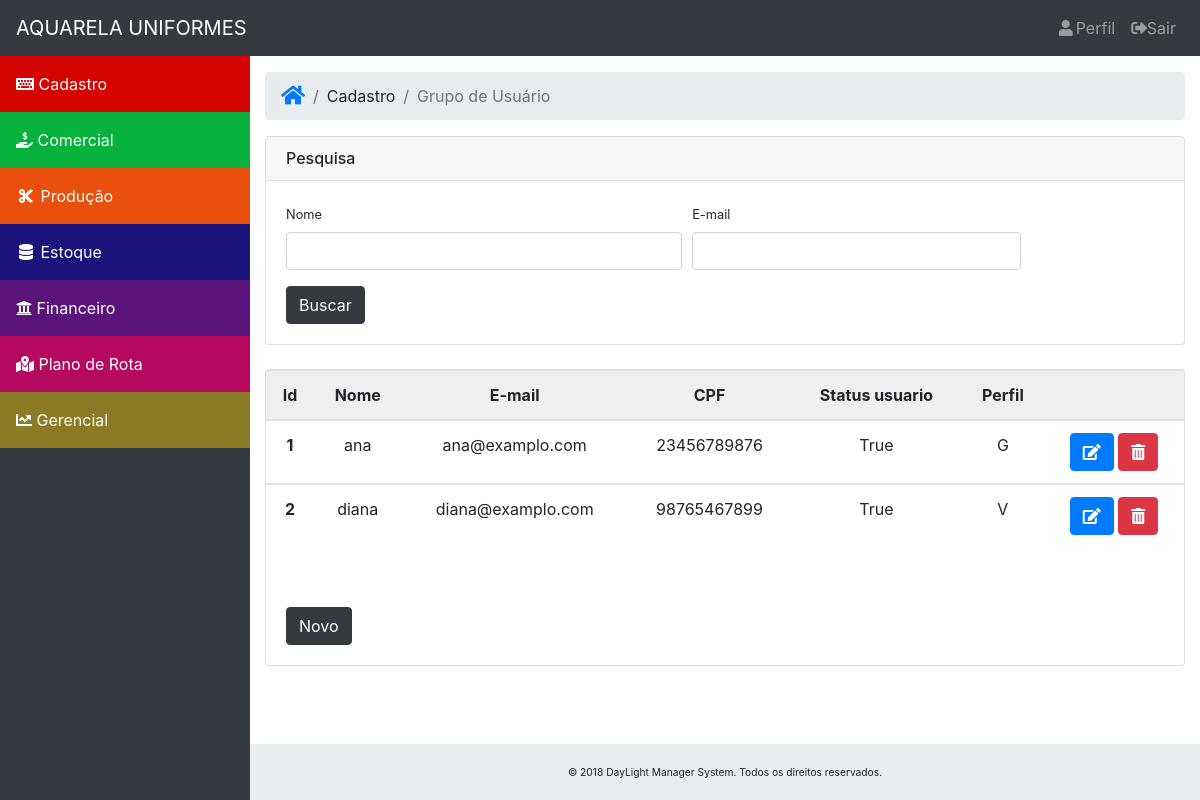
The page /grupo/grupoUsuario/ on the database its author committed.
### core/models/usuario.py (models this page shows, shortened)
class Usuario(AbstractBaseUser, PermissionsMixin):
    nome = models.CharField('Nome', max_length=50, null=False, blank=False)
    email = models.EmailField('E-mail', max_length=100, unique=True, null=False, blank=False)
    cpf = models.CharField('CPF', max_length=11, unique=True, null=False, blank=False)
    dt_nascimento = models.DateField('Data de Nascimento', max_length=10, null=True, blank=True)
    telefone = models.CharField('Telefone', max_length=11)
    perfil = models.CharField('Perfil', choices=PERFIL_CHOICES, max_length=1, null=False, blank=False)
    status_user = models.BooleanField("Ativo", default=True)
    is_staff = models.BooleanField(default=False)
    USERNAME_FIELD = 'email'
    objects = UsuarioManager()

### core/views/lista.py (the view)
# urls.py: path('grupo/grupoUsuario/', list_usuario, name='list_usuario'),
def list_usuario(request):
    lista_usuario = Usuario.objects.filter(nome__contains='ana')
    return render(request, "grupo/grupoUsuario.html", { 'lista_usuario' : lista_usuario })

### core/templates/grupo/grupoUsuario.html (shortened to what this page needs)
{% extends 'base.html' %}
{% load static %}
{% block main %}
<ol class="breadcrumb">
    <li class="breadcrumb-item"><a href="/"><i class="fa fa-home fa-lg"></i></a></li>
    <li class="breadcrumb-item">Cadastro</li>
    <li class="breadcrumb-item active">Grupo de Usuário</li>
</ol>
<div class="row">
    <div class="col-sm-12">
        <div class="card">
            <h6 class="card-header">Pesquisa</h6>
            <div class="card-body">
                <div class="row">
                    <div class="col-11">
                        <form method="POST" action="{% url 'list_usuario' %}" autofocus>
                            <div class="form-row">
                                <div class="col-6">
                                    <div class="form-group">
                                        <label class="small">Nome</label>
                                        <input class="form-control small" type="text" id="name-input">
                                    </div>
                                </div>
                                <div class="col-5">
                                    <div class="form-group">
                                        <label class="small">E-mail</label>
                                        <input class="form-control small" type="email" id="email-input">
                                    </div>
                                </div>
                            </div>
                            <div class="pull-right">
                                <input class="btn btn-dark btn-md" type="submit" value="Buscar" />
                            </div>
                        </form>
                    </div>
                </div>
            </div>
        </div>
    </div>
</div>
<br />
<div class="row">
    <div class="col-sm-12">
        <div class="card">
            <table class="table table-hover text-center">
                <thead class="card-header">
                    <tr class="card-header">
                        <th scope="col">Id</th>
                        <th scope="col">Nome</th>
                        <th scope="col">E-mail</th>
                        <th scope="col">CPF</th>
                        <th scope="col">Status usuario</th>
                        <th scope="col">Perfil</th>
                        <th scope="col"></th>
                    </tr>
                </thead>
                {% for user in lista_usuario %}
                <tbody>
                    <tr>
                        <th scope="row">{{ user.id }}</th>
                        <td>{{ user.nome }}</td>
                        <td>{{ user.email }}</td>
                        <td>{{ user.cpf }}</td>
                        <td>{{ user.status_user }}</td>
                        <td>{{ user.perfil }}</td>
                        {% if user %}
                        <td><a href="{% url 'update_usuario' user.id %}"><button class="btn btn-primary btn-xs"><i class="fas fa-edit"></i></button></a>
                            <a href="{% url 'delete_usuario' user.id %}"><button class="btn btn-danger btn-xs"><i class="fas fa-trash-alt"></i></button></a></td>
                        {% endif %}
                    </tr>
                </tbody>
                {% endfor %}
            </table>
            <div class="card-body">
            <br />
                <a href="{% url 'create_usuario' %}"><button type="submit" class="btn btn-dark btn-md pull-right">Novo</button></a>
            <br />
            </div>
        </div>
    </div>
</div>
<br />
{% endblock %}

### core/static/css/sb-admin.css (style rules this page uses)
html { position: relative; min-height: 100%; }
body { overflow-x: hidden; }
body.sticky-footer { margin-bottom: 56px; }
body.fixed-nav { padding-top: 56px; }

### rows shown on the page
Usuario: id "1", nome "ana", email "ana@examplo.com", cpf "23456789876", status_user "True", perfil "G"
Usuario: id "2", nome "diana", email "diana@examplo.com", cpf "98765467899", status_user "True", perfil "V"
